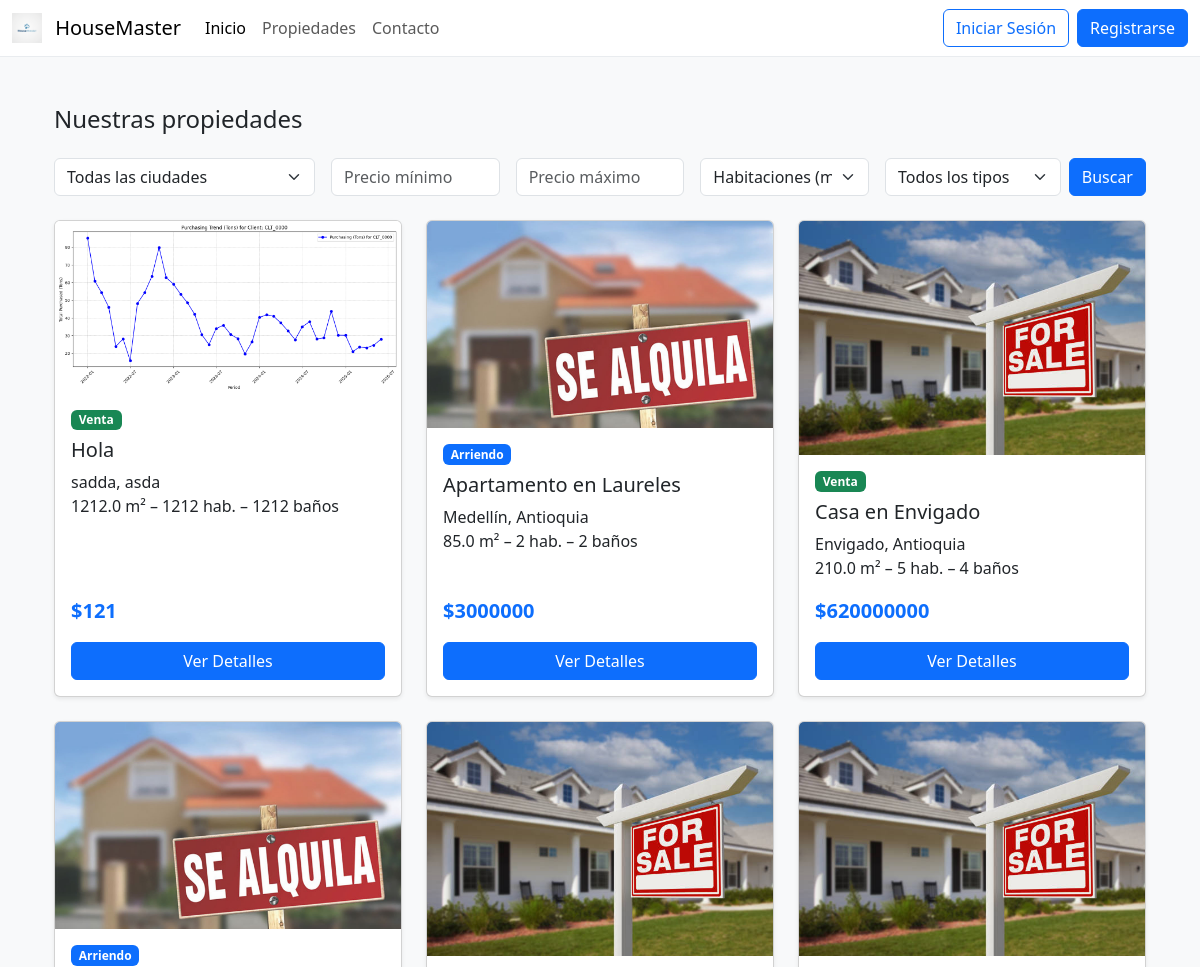
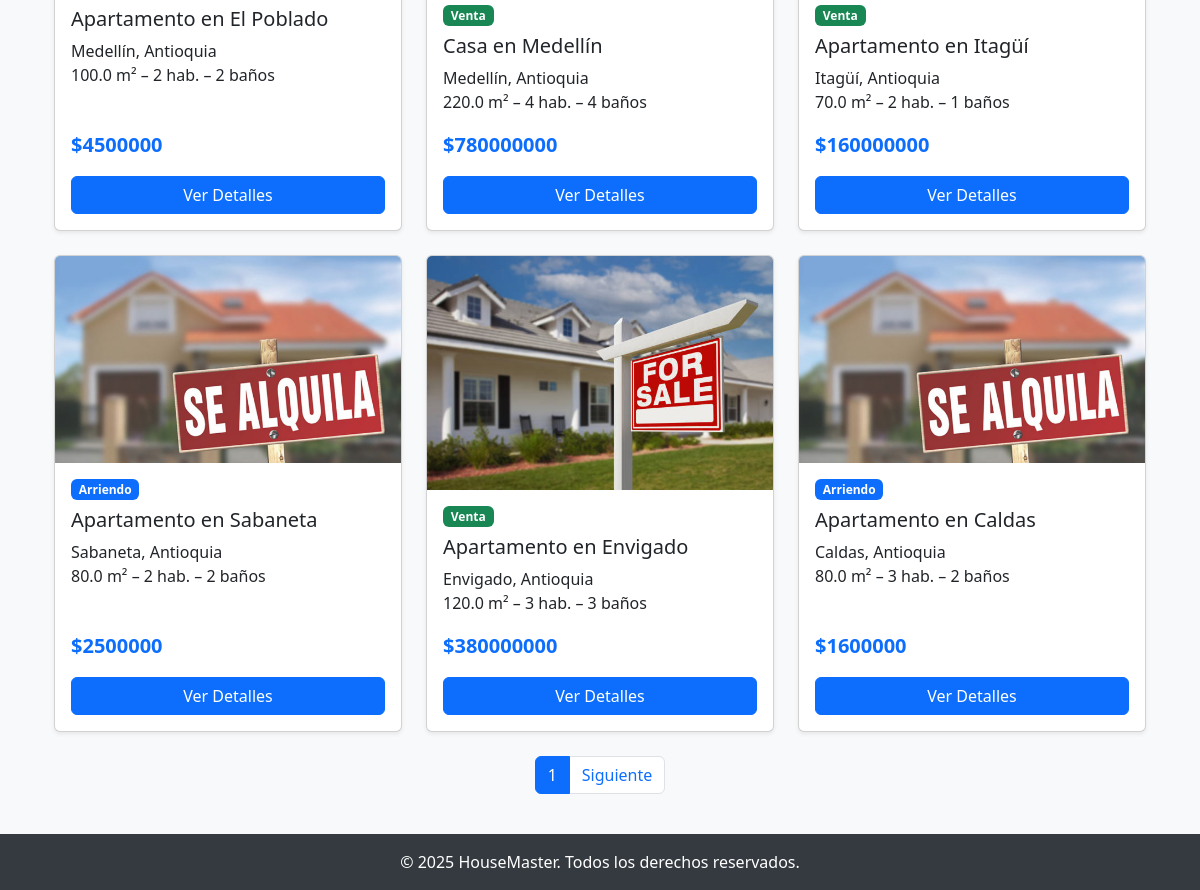
Page /propiedades/ on the committed database (2 pictures, top to bottom).
### property/models.py (models this page shows, shortened)
class Property(models.Model):
    TYPE_SALE = 'Venta'
    TYPE_RENT = 'Arriendo'
    TYPE_CHOICES = [
        (TYPE_SALE, 'Venta'),
        (TYPE_RENT, 'Arriendo'),
    ]
    STATUS_AVAILABLE = 'Disponible'
    STATUS_SOLD = 'Vendida'
    STATUS_RENTED = 'Arrendada'
    STATUS_RESERVED = 'Reservada'
    STATUS_CHOICES = [
        (STATUS_AVAILABLE, 'Disponible'),
        (STATUS_SOLD, 'Vendida'),
        (STATUS_RENTED, 'Arrendada'),
        (STATUS_RESERVED, 'Reservada'),
    ]
    agent = models.ForeignKey(User, on_delete=models.SET_NULL, null=True, related_name='properties')
    title = models.CharField(max_length=200)
    description = models.TextField()
    price = models.DecimalField(max_digits=12, decimal_places=2)
    type = models.CharField(max_length=100, choices=TYPE_CHOICES)
    area = models.FloatField()
    rooms = models.IntegerField()
    bathrooms = models.IntegerField()
    status = models.CharField(max_length=50, choices=STATUS_CHOICES, default=STATUS_AVAILABLE)
    city = models.CharField(max_length=100)
    department = models.CharField(max_length=100)
    address = models.CharField(max_length=255, unique=True)
    created_at = models.DateTimeField(auto_now_add=True)
    image = models.ImageField(upload_to='properties/', blank=True, null=True)
    class Meta:
        verbose_name = 'Propiedad'
        verbose_name_plural = 'Propiedades'
        ordering = ['-created_at']
        indexes = [
            models.Index(fields=['city', 'type']),
            models.Index(fields=['status', 'price']),
        ]

### property/views.py (the view)
# urls.py: path("propiedades/", views.property_list, name="property_list"),
def property_list(request):
    service = PropertyService()
    filters = {
        'city': request.GET.get('city'),
        'min_price': request.GET.get('min_price'),
        'max_price': request.GET.get('max_price'),
        'rooms': request.GET.get('rooms'),
        'type': request.GET.get('type'),
    }
    page_number = request.GET.get('page', 1)
    properties = service.search_with_pagination(filters, page=page_number, per_page=9)
    cities = service.get_cities()
    return render(request, "property_list.html", {
        "properties": properties,
        "cities": cities,
    })

### property/repositories/property_repository.py (called while the page is built)
    def get_all(self) -> QuerySet:
        return Property.objects.all().order_by('-created_at')

    def get_cities(self) -> QuerySet:
        return Property.objects.values_list('city', flat=True).distinct().order_by('city')

### property/services/property_service.py (called while the page is built, shortened)
    def search_properties(self, filters: Dict[str, Any]) -> QuerySet:
        cleaned_filters = self._clean_search_filters(filters)
        return self.repository.search(cleaned_filters)

    def search_with_pagination(
        self,
        filters: Dict[str, Any],
        page: int = 1,
        per_page: int = 9
    ) -> Paginator:
        queryset = self.search_properties(filters)
        paginator = Paginator(queryset, per_page)
        return paginator.get_page(page)

    def get_cities(self) -> QuerySet:
        return self.repository.get_cities()

    def _clean_search_filters(self, filters: Dict[str, Any]) -> Dict[str, Any]:
        cleaned = {}
        if filters.get('city'):
            cleaned['city'] = str(filters['city']).strip()
        if filters.get('department'):
            cleaned['department'] = str(filters['department']).strip()
        if filters.get('type'):
            cleaned['type'] = str(filters['type']).strip()
        if filters.get('available') is not None:
            cleaned['available'] = bool(filters['available'])
        if filters.get('status'):
            cleaned['status'] = str(filters['status']).strip()
        return cleaned

### property/templates/property_list.html (shortened to what this page needs)
{% extends "base.html" %}
{% block content %}
<div class="container py-4">
    <h1 class="h4 mb-4">Nuestras propiedades</h1>
    <form method="get" class="row g-3 mb-4">
        <div class="col-md-3">
            <select name="city" class="form-select">
                <option value="">Todas las ciudades</option>
            </select>
        </div>
        <div class="col-md-2">
            <input type="number" name="min_price" class="form-control"
                   placeholder="Precio mínimo" value="{{ request.GET.min_price }}" min="0">
        </div>
        <div class="col-md-2">
            <input type="number" name="max_price" class="form-control"
                   placeholder="Precio máximo" value="{{ request.GET.max_price }}" min="0">
        </div>
        <div class="col-md-2">
            <select name="rooms" class="form-select">
                <option value="">Habitaciones (mín.)</option>
            </select>
        </div>
        <div class="col-md-3">
            <div class="d-flex gap-2">
                <select name="type" class="form-select">
                    <option value="">Todos los tipos</option>
                </select>
                <button type="submit" class="btn btn-primary">Buscar</button>
            </div>
        </div>
    </form>
    {% if properties %}
        <div class="row row-cols-1 row-cols-md-3 g-4">
            {% for prop in properties %}
            <div class="col">
                <div class="card h-100 shadow-sm">
                    {% if prop.image %}
                        <img src="{{ prop.image.url }}" class="card-img-top" alt="{{ prop.title }}">
                    {% else %}
                        <div class="card-img-top bg-light d-flex align-items-center justify-content-center" style="height: 200px;">
                            <span class="text-muted">{{ prop.title }}</span>
                        </div>
                    {% endif %}
                    <div class="card-body d-flex flex-column">
                        <div class="d-flex justify-content-between align-items-start">
                            <span class="badge {% if prop.type == 'Venta' %}bg-success{% else %}bg-primary{% endif %}">
                                {{ prop.type }}
                            </span>
                        </div>
                        <h5 class="card-title mt-2">{{ prop.title }}</h5>
                        <p class="card-text">
                            {{ prop.city }}, {{ prop.department }} <br>
                            {{ prop.area }} m² – {{ prop.rooms }} hab. – {{ prop.bathrooms }} baños
                        </p>
                        <p class="fw-bold text-primary fs-5 mt-auto">
                            ${{ prop.price|floatformat:0 }}
                        </p>
                        <a href="{% url 'property_detail' prop.pk %}" class="btn btn-primary w-100">Ver Detalles</a>
                    </div>
                </div>
            </div>
            {% endfor %}
        </div>
        <nav aria-label="Paginación" class="mt-4">
            <ul class="pagination justify-content-center">
                <li class="page-item active"><span class="page-link">{{ properties.number }}</span></li>
                {% if properties.has_next %}
                <li class="page-item">
                    <a class="page-link"
                       href="?page={{ properties.next_page_number }}&city={{ request.GET.city }}&min_price={{ request.GET.min_price }}&max_price={{ request.GET.max_price }}&rooms={{ request.GET.rooms }}&type={{ request.GET.type }}">
                        Siguiente
                    </a>
                </li>
                {% endif %}
            </ul>
        </nav>
    {% else %}
        <div class="alert alert-info">
            No hay propiedades disponibles con esos filtros.
        </div>
    {% endif %}
</div>
{% endblock %}

### core/templates/base.html (style rules this page uses)
body { background-color: #f8f9fa; }

### rows in the picture
Property: image (picture), type "Venta", title "Hola", city "sadda", department "asda", area "1212.0", rooms "1212", bathrooms "1212", price "121"
Property: image (picture), type "Arriendo", title "Apartamento en Laureles", city "Medellín", department "Antioquia", area "85.0", rooms "2", bathrooms "2", price "3000000"
Property: image (picture), type "Venta", title "Casa en Envigado", city "Envigado", department "Antioquia", area "210.0", rooms "5", bathrooms "4", price "620000000"
Property: image (picture), type "Arriendo", title "Apartamento en El Poblado", city "Medellín", department "Antioquia", area "100.0", rooms "2", bathrooms "2", price "4500000"
Property: image (picture), type "Venta", title "Casa en Medellín", city "Medellín", department "Antioquia", area "220.0", rooms "4", bathrooms "4", price "780000000"
Property: image (picture), type "Venta", title "Apartamento en Itagüí", city "Itagüí", department "Antioquia", area "70.0", rooms "2", bathrooms "1", price "160000000"
Property: image (picture), type "Arriendo", title "Apartamento en Sabaneta", city "Sabaneta", department "Antioquia", area "80.0", rooms "2", bathrooms "2", price "2500000"
Property: image (picture), type "Venta", title "Apartamento en Envigado", city "Envigado", department "Antioquia", area "120.0", rooms "3", bathrooms "3", price "380000000"
Property: image (picture), type "Arriendo", title "Apartamento en Caldas", city "Caldas", department "Antioquia", area "80.0", rooms "3", bathrooms "2", price "1600000"

### other values in the picture
{{ properties.number }} "1"
